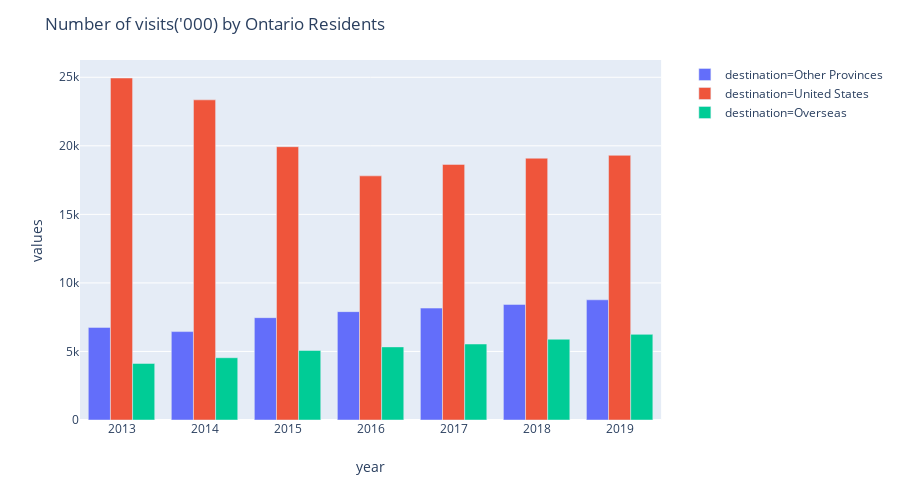

The notebook cell this image was saved under:
### Markdown cell above
### Number of visits by Ontario Residents

### Code cell
import plotly.express as px
import plotly.graph_objects as go

df = pd.read_csv('ontario_outbound.csv')
df = df.T
df = df.rename(columns=df.iloc[0]).iloc[1:]
df = df.reset_index()
df = df.rename(columns={'index': 'year'})
df = pd.melt(df,id_vars=['year'],var_name='destination', value_name='values')

fig = px.bar(df, x="year", y="values", color='destination', barmode='group', height=500)
fig.update_layout(title_text="Number of visits('000) by Ontario Residents")
fig.show()

### Figure 1 — Plotly figure (JSON) as saved in the notebook; plotly's stock layout.template omitted (floating-point values rounded to 4 significant figures)
{"data": [{"alignmentgroup": "True", "hoverlabel": {"namelength": 0}, "hovertemplate": "destination=Other Provinces<br>year=%{x}<br>values=%{y}", "legendgroup": "destination=Other Provinces", "marker": {"color": "#636efa"}, "name": "destination=Other Provinces", "offsetgroup": "destination=Other Provinces", "orientation": "v", "showlegend": true, "textposition": "auto", "type": "bar", "x": ["2013", "2014", "2015", "2016", "2017", "2018", "2019"], "xaxis": "x", "y": ["6,756", "6,450", "7,465", "7,904", "8,163", "8,431", "8,768"], "yaxis": "y"}, {"alignmentgroup": "True", "hoverlabel": {"namelength": 0}, "hovertemplate": "destination=United States<br>year=%{x}<br>values=%{y}", "legendgroup": "destination=United States", "marker": {"color": "#EF553B"}, "name": "destination=United States", "offsetgroup": "destination=United States", "orientation": "v", "showlegend": true, "textposition": "auto", "type": "bar", "x": ["2013", "2014", "2015", "2016", "2017", "2018", "2019"], "xaxis": "x", "y": ["24,947", "23,353", "19,936", "17,808", "18,646", "19,097", "19,307"], "yaxis": "y"}, {"alignmentgroup": "True", "hoverlabel": {"namelength": 0}, "hovertemplate": "destination=Overseas<br>year=%{x}<br>values=%{y}", "legendgroup": "destination=Overseas", "marker": {"color": "#00cc96"}, "name": "destination=Overseas", "offsetgroup": "destination=Overseas", "orientation": "v", "showlegend": true, "textposition": "auto", "type": "bar", "x": ["2013", "2014", "2015", "2016", "2017", "2018", "2019"], "xaxis": "x", "y": ["4,125", "4,542", "5,071", "5,334", "5,544", "5,892", "6,247"], "yaxis": "y"}], "layout": {"barmode": "group", "height": 500, "legend": {"tracegroupgap": 0}, "margin": {"t": 60}, "title": {"text": "Number of visits('000) by Ontario Residents"}, "xaxis": {"anchor": "y", "domain": [0, 0.98], "title": {"text": "year"}}, "yaxis": {"anchor": "x", "domain": [0, 1], "title": {"text": "values"}}}}
